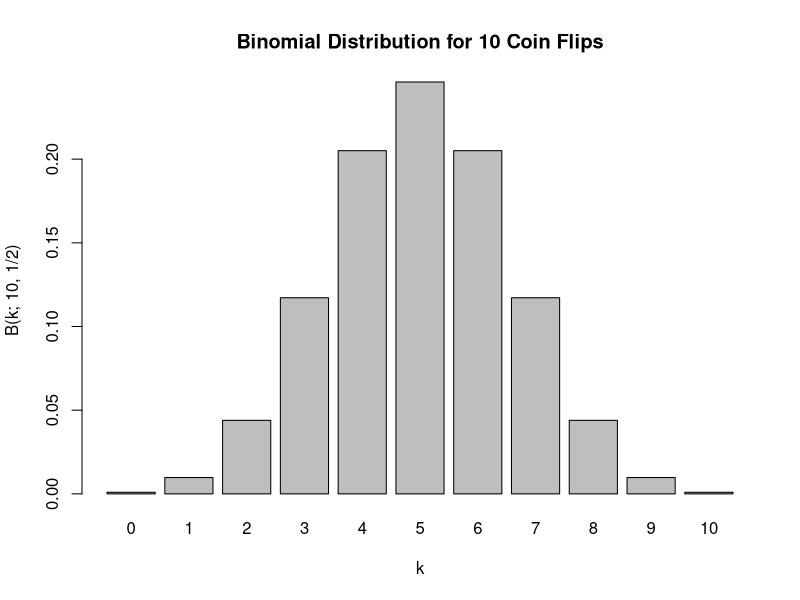
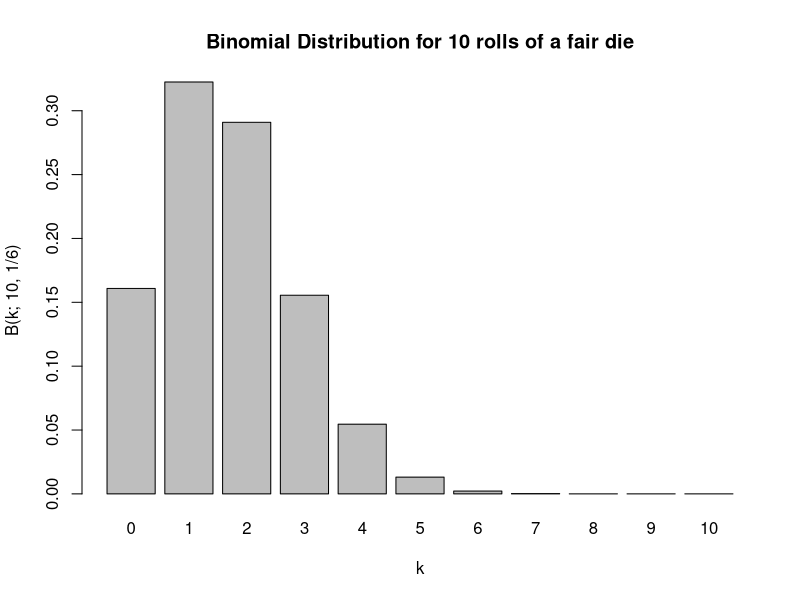

Source code (R) for these figures, in order:
## ---- chunk 1
library(magrittr)
library(ggplot2)
## ---- chunk 2
choose(3,2)
## ---- chunk 3
dbinom(seq(from = 0, to = 10,  by = 1), 10, .5) %>% 
  barplot(names.arg = c(0,1,2,3,4,5,6,7,8,9,10),
          xlab = 'k',
          ylab = 'B(k; 10, 1/2)',
          main = 'Binomial Distribution for 10 Coin Flips')
## ---- chunk 4
dbinom(seq(from = 0, to = 10,  by = 1), 10, .167) %>% 
  barplot(names.arg = c(0,1,2,3,4,5,6,7,8,9,10),
          xlab = 'k',
          ylab = 'B(k; 10, 1/6)',
          main = 'Binomial Distribution for 10 rolls of a fair die')
## ---- chunk 5
dbinom(1, 100, .00721) 
## ---- chunk 6
pbinom(0, 100, .00720, lower.tail = FALSE)
## ---- chunk 7
choose(5, 1)
## ---- chunk 8
dbinom(5, 10, 0.07692308)
